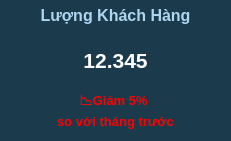
     <widget class="QWidget" name="wg_lkh" native="true">
      <property name="geometry">
       <rect>
        <x>910</x>
        <y>60</y>
        <width>231</width>
        <height>141</height>
       </rect>
      </property>
      <property name="styleSheet">
       <string notr="true">background-color: #1B3A4B;
</string>
      </property>
      <widget class="QLabel" name="lb_lkh">
       <property name="geometry">
        <rect>
         <x>0</x>
         <y>0</y>
         <width>231</width>
         <height>31</height>
        </rect>
       </property>
       <property name="font">
        <font>
         <family>Arial</family>
         <weight>75</weight>
         <bold>true</bold>
        </font>
       </property>
       <property name="styleSheet">
        <string notr="true">color: #AED6F1;</string>
       </property>
       <property name="text">
        <string>&lt;html&gt;&lt;head/&gt;&lt;body&gt;&lt;p align=&quot;center&quot;&gt;&lt;span style=&quot; font-size:12pt;&quot;&gt;Lượng Khách Hàng&lt;/span&gt;&lt;/p&gt;&lt;/body&gt;&lt;/html&gt;</string>
       </property>
      </widget>
      <widget class="QLabel" name="lb_lkh_2">
       <property name="geometry">
        <rect>
         <x>0</x>
         <y>80</y>
         <width>231</width>
         <height>61</height>
        </rect>
       </property>
       <property name="font">
        <font>
         <family>Arial</family>
         <pointsize>10</pointsize>
         <weight>50</weight>
         <bold>false</bold>
        </font>
       </property>
       <property name="styleSheet">
        <string notr="true">color: red;</string>
       </property>
       <property name="text">
        <string>&lt;!DOCTYPE HTML PUBLIC &quot;-//W3C//DTD HTML 4.0//EN&quot; &quot;http://www.w3.org/TR/REC-html40/strict.dtd&quot;&gt;
&lt;html&gt;&lt;head&gt;&lt;meta name=&quot;qrichtext&quot; content=&quot;1&quot; /&gt;&lt;style type=&quot;text/css&quot;&gt;
p, li { white-space: pre-wrap; }
&lt;/style&gt;&lt;/head&gt;&lt;body style=&quot; font-family:'Segoe UI'; font-size:10pt; font-weight:400; font-style:normal;&quot;&gt;
&lt;p align=&quot;center&quot; style=&quot; margin-top:0px; margin-bottom:0px; margin-left:0px; margin-right:0px; -qt-block-indent:0; text-indent:0px;&quot;&gt;&lt;span style=&quot; font-family:'Lexend Light'; font-weight:600;&quot;&gt;📉&lt;/span&gt;&lt;span style=&quot; font-weight:600;&quot;&gt;Giảm 5% &lt;/span&gt;&lt;/p&gt;
&lt;p align=&quot;center&quot; style=&quot; margin-top:0px; margin-bottom:0px; margin-left:0px; margin-right:0px; -qt-block-indent:0; text-indent:0px;&quot;&gt;&lt;span style=&quot; font-weight:600;&quot;&gt;so với tháng trước&lt;/span&gt;&lt;/p&gt;&lt;/body&gt;&lt;/html&gt;</string>
       </property>
      </widget>
      <widget class="QLabel" name="lb_lkh_1">
       <property name="geometry">
        <rect>
         <x>0</x>
         <y>40</y>
         <width>231</width>
         <height>41</height>
        </rect>
       </property>
       <property name="font">
        <font>
         <family>Arial</family>
         <pointsize>10</pointsize>
         <weight>50</weight>
         <bold>false</bold>
        </font>
       </property>
       <property name="styleSheet">
        <string notr="true">color: white;</string>
       </property>
       <property name="text">
        <string>&lt;html&gt;&lt;head/&gt;&lt;body&gt;&lt;p align=&quot;center&quot;&gt;&lt;span style=&quot; font-size:16pt; font-weight:600;&quot;&gt;12.345&lt;/span&gt;&lt;/p&gt;&lt;/body&gt;&lt;/html&gt;</string>
       </property>
      </widget>
     </widget>
